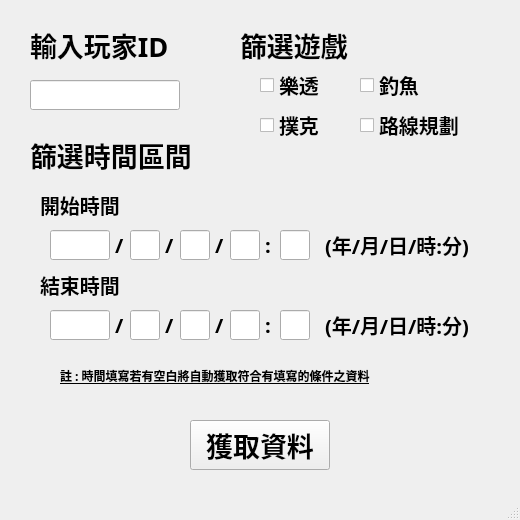
<?xml version="1.0" encoding="UTF-8"?>
<ui version="4.0">
 <class>MainWindow</class>
 <widget class="QMainWindow" name="MainWindow">
  <property name="geometry">
   <rect>
    <x>0</x>
    <y>0</y>
    <width>520</width>
    <height>520</height>
   </rect>
  </property>
  <property name="windowTitle">
   <string>MainWindow</string>
  </property>
  <widget class="QWidget" name="centralwidget">
   <widget class="QLineEdit" name="lineEdit_userId">
    <property name="geometry">
     <rect>
      <x>30</x>
      <y>80</y>
      <width>150</width>
      <height>30</height>
     </rect>
    </property>
    <property name="font">
     <font>
      <family>微軟正黑體</family>
      <pointsize>15</pointsize>
      <weight>75</weight>
      <bold>true</bold>
     </font>
    </property>
   </widget>
   <widget class="QPushButton" name="pushButton_fetchData">
    <property name="geometry">
     <rect>
      <x>190</x>
      <y>420</y>
      <width>140</width>
      <height>50</height>
     </rect>
    </property>
    <property name="font">
     <font>
      <family>微軟正黑體</family>
      <pointsize>20</pointsize>
      <weight>75</weight>
      <bold>true</bold>
     </font>
    </property>
    <property name="text">
     <string>獲取資料</string>
    </property>
   </widget>
   <widget class="QLabel" name="label_inputUserId">
    <property name="geometry">
     <rect>
      <x>30</x>
      <y>30</y>
      <width>170</width>
      <height>30</height>
     </rect>
    </property>
    <property name="font">
     <font>
      <family>微軟正黑體</family>
      <pointsize>20</pointsize>
      <weight>75</weight>
      <bold>true</bold>
     </font>
    </property>
    <property name="text">
     <string>輸入玩家ID</string>
    </property>
   </widget>
   <widget class="QCheckBox" name="checkBox_lotteryGame">
    <property name="geometry">
     <rect>
      <x>260</x>
      <y>70</y>
      <width>100</width>
      <height>30</height>
     </rect>
    </property>
    <property name="font">
     <font>
      <family>微軟正黑體</family>
      <pointsize>15</pointsize>
      <weight>75</weight>
      <bold>true</bold>
     </font>
    </property>
    <property name="text">
     <string>樂透</string>
    </property>
   </widget>
   <widget class="QCheckBox" name="checkBox_pokerGame">
    <property name="geometry">
     <rect>
      <x>260</x>
      <y>110</y>
      <width>100</width>
      <height>30</height>
     </rect>
    </property>
    <property name="font">
     <font>
      <family>微軟正黑體</family>
      <pointsize>15</pointsize>
      <weight>75</weight>
      <bold>true</bold>
     </font>
    </property>
    <property name="text">
     <string>撲克</string>
    </property>
   </widget>
   <widget class="QCheckBox" name="checkBox_fishingGame">
    <property name="geometry">
     <rect>
      <x>360</x>
      <y>70</y>
      <width>90</width>
      <height>30</height>
     </rect>
    </property>
    <property name="font">
     <font>
      <family>微軟正黑體</family>
      <pointsize>15</pointsize>
      <weight>75</weight>
      <bold>true</bold>
     </font>
    </property>
    <property name="text">
     <string>釣魚</string>
    </property>
   </widget>
   <widget class="QCheckBox" name="checkBox_routePlanningGame">
    <property name="geometry">
     <rect>
      <x>360</x>
      <y>110</y>
      <width>130</width>
      <height>30</height>
     </rect>
    </property>
    <property name="font">
     <font>
      <family>微軟正黑體</family>
      <pointsize>15</pointsize>
      <weight>75</weight>
      <bold>true</bold>
     </font>
    </property>
    <property name="text">
     <string>路線規劃</string>
    </property>
    <property name="iconSize">
     <size>
      <width>30</width>
      <height>30</height>
     </size>
    </property>
   </widget>
   <widget class="QLineEdit" name="lineEdit_startYear">
    <property name="geometry">
     <rect>
      <x>50</x>
      <y>230</y>
      <width>60</width>
      <height>30</height>
     </rect>
    </property>
    <property name="font">
     <font>
      <family>微軟正黑體</family>
      <pointsize>15</pointsize>
      <weight>75</weight>
      <bold>true</bold>
     </font>
    </property>
   </widget>
   <widget class="QLineEdit" name="lineEdit_startMonth">
    <property name="geometry">
     <rect>
      <x>130</x>
      <y>230</y>
      <width>30</width>
      <height>30</height>
     </rect>
    </property>
    <property name="font">
     <font>
      <family>微軟正黑體</family>
      <pointsize>15</pointsize>
      <weight>75</weight>
      <bold>true</bold>
     </font>
    </property>
   </widget>
   <widget class="QLineEdit" name="lineEdit_startDay">
    <property name="geometry">
     <rect>
      <x>180</x>
      <y>230</y>
      <width>30</width>
      <height>30</height>
     </rect>
    </property>
    <property name="font">
     <font>
      <family>微軟正黑體</family>
      <pointsize>15</pointsize>
      <weight>75</weight>
      <bold>true</bold>
     </font>
    </property>
   </widget>
   <widget class="QLabel" name="label_colon">
    <property name="geometry">
     <rect>
      <x>265</x>
      <y>230</y>
      <width>20</width>
      <height>30</height>
     </rect>
    </property>
    <property name="font">
     <font>
      <family>微軟正黑體</family>
      <pointsize>15</pointsize>
      <weight>75</weight>
      <bold>true</bold>
     </font>
    </property>
    <property name="text">
     <string>:</string>
    </property>
   </widget>
   <widget class="QLabel" name="label_choosingGame">
    <property name="geometry">
     <rect>
      <x>240</x>
      <y>30</y>
      <width>130</width>
      <height>30</height>
     </rect>
    </property>
    <property name="font">
     <font>
      <family>微軟正黑體</family>
      <pointsize>20</pointsize>
      <weight>75</weight>
      <bold>true</bold>
     </font>
    </property>
    <property name="text">
     <string>篩選遊戲</string>
    </property>
   </widget>
   <widget class="QLineEdit" name="lineEdit_startHour">
    <property name="geometry">
     <rect>
      <x>230</x>
      <y>230</y>
      <width>30</width>
      <height>30</height>
     </rect>
    </property>
    <property name="font">
     <font>
      <family>微軟正黑體</family>
      <pointsize>15</pointsize>
      <weight>75</weight>
      <bold>true</bold>
     </font>
    </property>
    <property name="text">
     <string/>
    </property>
   </widget>
   <widget class="QLabel" name="label_choosingTimeInterval">
    <property name="geometry">
     <rect>
      <x>30</x>
      <y>140</y>
      <width>200</width>
      <height>30</height>
     </rect>
    </property>
    <property name="font">
     <font>
      <family>微軟正黑體</family>
      <pointsize>20</pointsize>
      <weight>75</weight>
      <bold>true</bold>
      <kerning>true</kerning>
     </font>
    </property>
    <property name="text">
     <string>篩選時間區間</string>
    </property>
   </widget>
   <widget class="QLabel" name="label_colon2">
    <property name="geometry">
     <rect>
      <x>265</x>
      <y>310</y>
      <width>20</width>
      <height>30</height>
     </rect>
    </property>
    <property name="font">
     <font>
      <family>微軟正黑體</family>
      <pointsize>15</pointsize>
      <weight>75</weight>
      <bold>true</bold>
     </font>
    </property>
    <property name="text">
     <string>:</string>
    </property>
   </widget>
   <widget class="QLabel" name="label_6">
    <property name="geometry">
     <rect>
      <x>40</x>
      <y>190</y>
      <width>100</width>
      <height>30</height>
     </rect>
    </property>
    <property name="font">
     <font>
      <family>微軟正黑體</family>
      <pointsize>15</pointsize>
      <weight>75</weight>
      <bold>true</bold>
      <kerning>true</kerning>
     </font>
    </property>
    <property name="text">
     <string>開始時間</string>
    </property>
   </widget>
   <widget class="QLabel" name="label_7">
    <property name="geometry">
     <rect>
      <x>40</x>
      <y>270</y>
      <width>100</width>
      <height>30</height>
     </rect>
    </property>
    <property name="font">
     <font>
      <family>微軟正黑體</family>
      <pointsize>15</pointsize>
      <weight>75</weight>
      <bold>true</bold>
      <kerning>true</kerning>
     </font>
    </property>
    <property name="text">
     <string>結束時間</string>
    </property>
   </widget>
   <widget class="QLineEdit" name="lineEdit_startMinute">
    <property name="geometry">
     <rect>
      <x>280</x>
      <y>230</y>
      <width>30</width>
      <height>30</height>
     </rect>
    </property>
    <property name="font">
     <font>
      <family>微軟正黑體</family>
      <pointsize>15</pointsize>
      <weight>75</weight>
      <bold>true</bold>
     </font>
    </property>
    <property name="text">
     <string/>
    </property>
   </widget>
   <widget class="QLineEdit" name="lineEdit_endYear">
    <property name="geometry">
     <rect>
      <x>50</x>
      <y>310</y>
      <width>60</width>
      <height>30</height>
     </rect>
    </property>
    <property name="font">
     <font>
      <family>微軟正黑體</family>
      <pointsize>15</pointsize>
      <weight>75</weight>
      <bold>true</bold>
     </font>
    </property>
   </widget>
   <widget class="QLineEdit" name="lineEdit_endMonth">
    <property name="geometry">
     <rect>
      <x>130</x>
      <y>310</y>
      <width>30</width>
      <height>30</height>
     </rect>
    </property>
    <property name="font">
     <font>
      <family>微軟正黑體</family>
      <pointsize>15</pointsize>
      <weight>75</weight>
      <bold>true</bold>
     </font>
    </property>
   </widget>
   <widget class="QLineEdit" name="lineEdit_endDay">
    <property name="geometry">
     <rect>
      <x>180</x>
      <y>310</y>
      <width>30</width>
      <height>30</height>
     </rect>
    </property>
    <property name="font">
     <font>
      <family>微軟正黑體</family>
      <pointsize>15</pointsize>
      <weight>75</weight>
      <bold>true</bold>
     </font>
    </property>
   </widget>
   <widget class="QLineEdit" name="lineEdit_endMinute">
    <property name="geometry">
     <rect>
      <x>280</x>
      <y>310</y>
      <width>30</width>
      <height>30</height>
     </rect>
    </property>
    <property name="font">
     <font>
      <family>微軟正黑體</family>
      <pointsize>15</pointsize>
      <weight>75</weight>
      <bold>true</bold>
     </font>
    </property>
    <property name="text">
     <string/>
    </property>
   </widget>
   <widget class="QLineEdit" name="lineEdit_endHour">
    <property name="geometry">
     <rect>
      <x>230</x>
      <y>310</y>
      <width>30</width>
      <height>30</height>
     </rect>
    </property>
    <property name="font">
     <font>
      <family>微軟正黑體</family>
      <pointsize>15</pointsize>
      <weight>75</weight>
      <bold>true</bold>
     </font>
    </property>
    <property name="text">
     <string/>
    </property>
   </widget>
   <widget class="QLabel" name="label_timeHint">
    <property name="geometry">
     <rect>
      <x>325</x>
      <y>230</y>
      <width>180</width>
      <height>30</height>
     </rect>
    </property>
    <property name="font">
     <font>
      <family>微軟正黑體</family>
      <pointsize>15</pointsize>
      <weight>75</weight>
      <italic>false</italic>
      <bold>true</bold>
     </font>
    </property>
    <property name="text">
     <string>(年/月/日/時:分)</string>
    </property>
   </widget>
   <widget class="QLabel" name="label_timeHint2">
    <property name="geometry">
     <rect>
      <x>325</x>
      <y>310</y>
      <width>180</width>
      <height>30</height>
     </rect>
    </property>
    <property name="font">
     <font>
      <family>微軟正黑體</family>
      <pointsize>15</pointsize>
      <weight>75</weight>
      <italic>false</italic>
      <bold>true</bold>
     </font>
    </property>
    <property name="text">
     <string>(年/月/日/時:分)</string>
    </property>
   </widget>
   <widget class="QLabel" name="label_slash">
    <property name="geometry">
     <rect>
      <x>115</x>
      <y>230</y>
      <width>20</width>
      <height>30</height>
     </rect>
    </property>
    <property name="font">
     <font>
      <family>微軟正黑體</family>
      <pointsize>15</pointsize>
      <weight>75</weight>
      <bold>true</bold>
     </font>
    </property>
    <property name="text">
     <string>/</string>
    </property>
   </widget>
   <widget class="QLabel" name="label_slash_2">
    <property name="geometry">
     <rect>
      <x>165</x>
      <y>230</y>
      <width>20</width>
      <height>30</height>
     </rect>
    </property>
    <property name="font">
     <font>
      <family>微軟正黑體</family>
      <pointsize>15</pointsize>
      <weight>75</weight>
      <bold>true</bold>
     </font>
    </property>
    <property name="text">
     <string>/</string>
    </property>
   </widget>
   <widget class="QLabel" name="label_slash_3">
    <property name="geometry">
     <rect>
      <x>215</x>
      <y>230</y>
      <width>20</width>
      <height>30</height>
     </rect>
    </property>
    <property name="font">
     <font>
      <family>微軟正黑體</family>
      <pointsize>15</pointsize>
      <weight>75</weight>
      <bold>true</bold>
     </font>
    </property>
    <property name="text">
     <string>/</string>
    </property>
   </widget>
   <widget class="QLabel" name="label_slash_4">
    <property name="geometry">
     <rect>
      <x>165</x>
      <y>310</y>
      <width>20</width>
      <height>30</height>
     </rect>
    </property>
    <property name="font">
     <font>
      <family>微軟正黑體</family>
      <pointsize>15</pointsize>
      <weight>75</weight>
      <bold>true</bold>
     </font>
    </property>
    <property name="text">
     <string>/</string>
    </property>
   </widget>
   <widget class="QLabel" name="label_slash_5">
    <property name="geometry">
     <rect>
      <x>115</x>
      <y>310</y>
      <width>20</width>
      <height>30</height>
     </rect>
    </property>
    <property name="font">
     <font>
      <family>微軟正黑體</family>
      <pointsize>15</pointsize>
      <weight>75</weight>
      <bold>true</bold>
     </font>
    </property>
    <property name="text">
     <string>/</string>
    </property>
   </widget>
   <widget class="QLabel" name="label_slash_6">
    <property name="geometry">
     <rect>
      <x>215</x>
      <y>310</y>
      <width>20</width>
      <height>30</height>
     </rect>
    </property>
    <property name="font">
     <font>
      <family>微軟正黑體</family>
      <pointsize>15</pointsize>
      <weight>75</weight>
      <bold>true</bold>
     </font>
    </property>
    <property name="text">
     <string>/</string>
    </property>
   </widget>
   <widget class="QLabel" name="label">
    <property name="geometry">
     <rect>
      <x>60</x>
      <y>360</y>
      <width>390</width>
      <height>31</height>
     </rect>
    </property>
    <property name="font">
     <font>
      <family>微軟正黑體</family>
      <weight>75</weight>
      <italic>false</italic>
      <bold>true</bold>
      <underline>true</underline>
      <strikeout>false</strikeout>
     </font>
    </property>
    <property name="text">
     <string>註 : 時間填寫若有空白將自動獲取符合有填寫的條件之資料</string>
    </property>
   </widget>
  </widget>
  <widget class="QMenuBar" name="menubar">
   <property name="geometry">
    <rect>
     <x>0</x>
     <y>0</y>
     <width>520</width>
     <height>25</height>
    </rect>
   </property>
  </widget>
  <widget class="QStatusBar" name="statusbar"/>
 </widget>
 <resources/>
 <connections/>
</ui>
